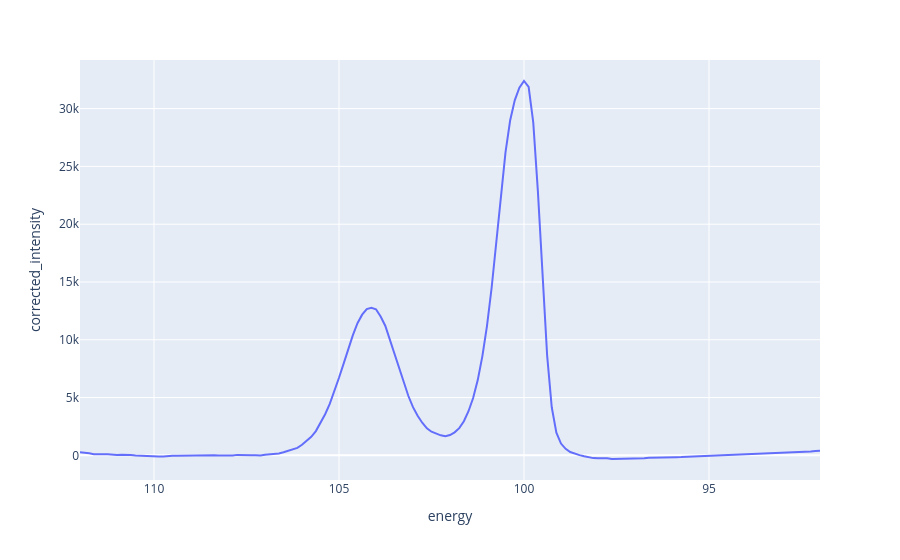

Notebook code for this chart:
### Code cell
fig_corrected = px.line(si_peaks, x="energy", y="corrected_intensity")    
fig_corrected.update_xaxes(autorange="reversed")

### Figure 1 — Plotly figure (JSON) as saved in the notebook; plotly's stock layout.template omitted (floating-point values rounded to 4 significant figures; data arrays with more than 128 entries replaced by an {"elided": "..."} marker saying what was removed)
{"data": [{"hovertemplate": "energy=%{x}<br>corrected_intensity=%{y}<extra></extra>", "legendgroup": "", "line": {"color": "#636efa", "dash": "solid"}, "marker": {"symbol": "circle"}, "mode": "lines", "name": "", "orientation": "v", "showlegend": false, "type": "scatter", "x": {"elided": "161 float values"}, "xaxis": "x", "y": {"elided": "161 float values"}, "yaxis": "y"}], "layout": {"legend": {"tracegroupgap": 0}, "margin": {"t": 60}, "xaxis": {"anchor": "y", "autorange": "reversed", "domain": [0.0, 1.0], "title": {"text": "energy"}}, "yaxis": {"anchor": "x", "domain": [0.0, 1.0], "title": {"text": "corrected_intensity"}}}}
